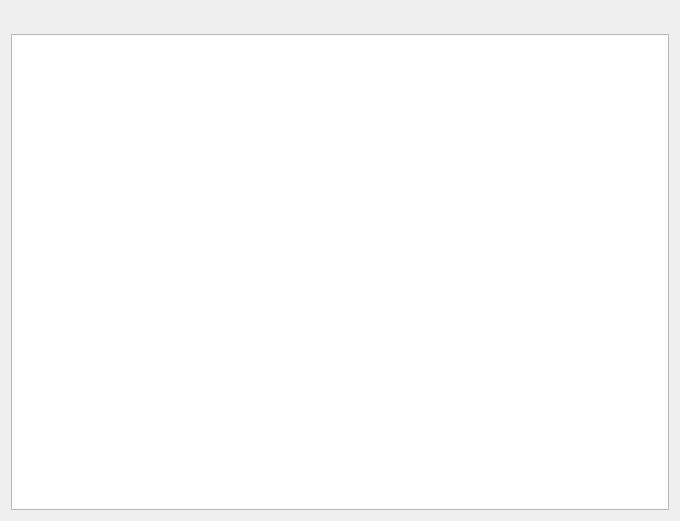
<?xml version="1.0" encoding="UTF-8"?>
<ui version="4.0">
 <class>LambdaSnail::Juno::expenses::ExpensesOverviewWidget</class>
 <widget class="QWidget" name="LambdaSnail::Juno::expenses::ExpensesOverviewWidget">
  <property name="geometry">
   <rect>
    <x>0</x>
    <y>0</y>
    <width>680</width>
    <height>521</height>
   </rect>
  </property>
  <property name="windowTitle">
   <string>ExpensesOverviewWidget</string>
  </property>
  <layout class="QVBoxLayout" name="verticalLayout">
   <item>
    <widget class="QToolBar" name="toolBar"/>
   </item>
   <item>
    <widget class="QTableView" name="tableView"/>
   </item>
  </layout>
 </widget>
 <resources/>
 <connections/>
</ui>
